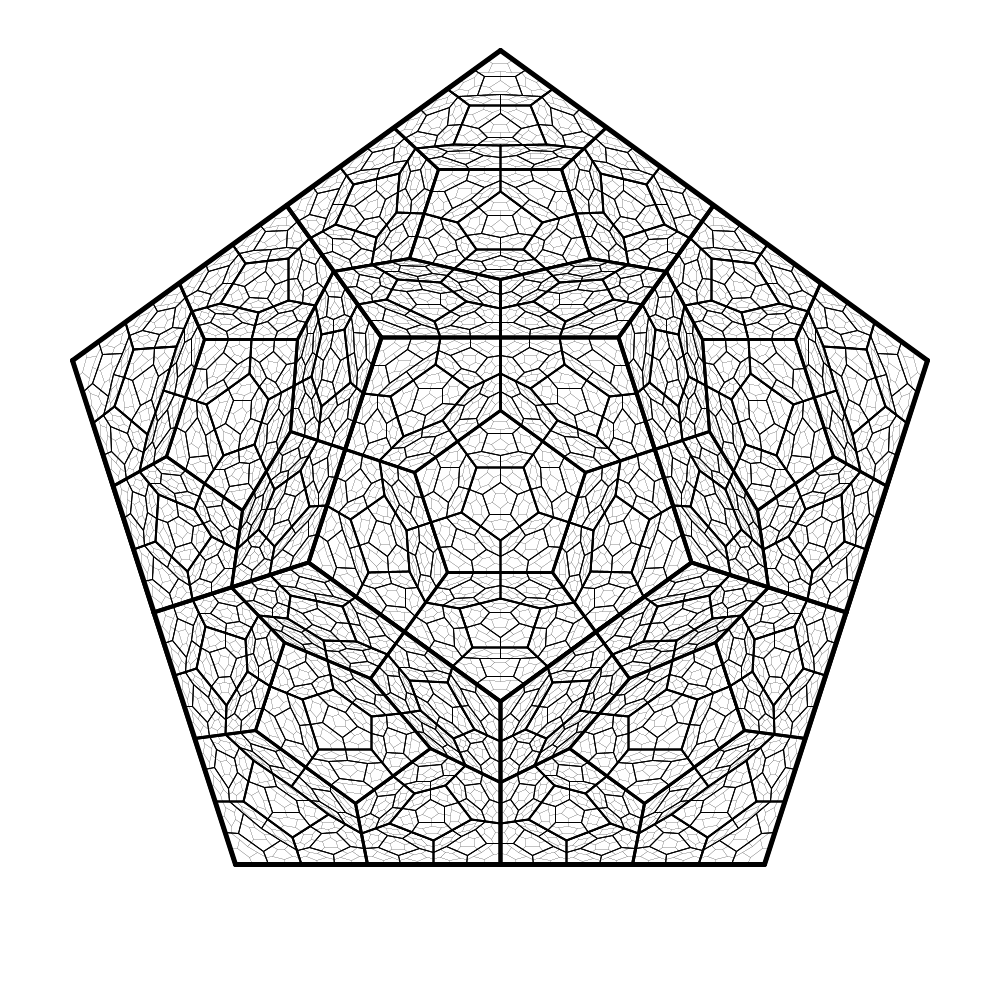
Frame 1 (no input)
Frame 2 (the mouse pressed at the canvas centre, redrawn once): identical to frame 1, image omitted

The Processing sketch that drew this single still picture (run headless with seeded random() and noise(); the mouse was pressed at the canvas centre and the sketch redrawn once):

// Processing sketch: Sutcliffe_Pentagon
// ── Sutcliffe_Pentagon.pde
Sutcliffe p; 
int level_max = 6;
float _strutFactor = 0.2;
int size = 450;

void setup()
{
    size(1000, 1000); 
    smooth();
    noLoop();
}

void draw()
{
    translate(width / 2, height / 2);
    background(255);
    //size++;
    p = new Sutcliffe();
}

class Sutcliffe
{            
    PVector[] pointArr = new PVector[5];      
    Segment root;          
                    
    Sutcliffe()
    {                       
        int step = 360 / 5;
        
        for (int i = -18, j = 0; i < 360 - 18; i += step, j++)
        { 
            pointArr[j] = new PVector(size * cos(radians(i)), size * sin(radians(i)));      
        }
        
        root = new Segment(0, 0, pointArr);
        root.draw();
    }                      
}            

class Segment
{      
    int level, num;        
    PVector[] oPoints = {};
    PVector[] mPoints = {};  
    PVector[] pPoints = {};
    Segment[] children = {};
    
    Segment(int lev, int n, PVector[] points)
    {  
        level = lev;        
        num = n;          
        
        oPoints = points;
        mPoints = calculateMids();
        pPoints = calculateStruts();
        
        if ((level + 1) < level_max)
        {
        Segment child = new Segment(level + 1, 0, pPoints);
        children = (Segment[])append(children, child);
        
        for (int i = 0; i < oPoints.length; i++)
        {
            int next = i - 1;
            if (next < 0) { next += oPoints.length; }
            
            PVector[] newPoints = { pPoints[i], mPoints[i],
            oPoints[i], mPoints[next], pPoints[next] };
            
            child = new Segment(level + 1, i + 1, newPoints);
            children = (Segment[])append(children, child);
        } 
        }    
    }      
    
    PVector[] calculateMids()
    {
        PVector[] mid_points = new PVector[oPoints.length];
        
        for (int i = 0; i < oPoints.length; i++)
        {      
        int next = i + 1;            
        if (next == oPoints.length) { next = 0; }

        mid_points[i] = calcMidPoint(oPoints[i], oPoints[next]);;            
        }
        
        return mid_points;            
    }              
        
    PVector calcMidPoint(PVector end1, PVector end2)
    {    
        PVector m = new PVector(0, 0); 
        
        if (end1.x > end2.x) m.x = end2.x + ((end1.x - end2.x)/2);        
        else m.x = end1.x + ((end2.x - end1.x)/2);    
        
        if (end1.y > end2.y) m.y = end2.y + ((end1.y - end2.y)/2);      
        else m.y = end1.y + ((end2.y - end1.y)/2);    
            
        return m;     
    }
    
    PVector[] calculateStruts()
    {
        PVector[] strutArray = new PVector[mPoints.length];
        for (int i = 0; i < mPoints.length; i++)
        {
        int nexti = i+3;
        if (nexti >= mPoints.length) { nexti -= mPoints.length; }
        
        PVector thisSP = calcProjPoint(mPoints[i], oPoints[nexti]); 
        strutArray[i] = thisSP;
        } 
        return strutArray;
    }
        
    PVector calcProjPoint(PVector mp, PVector op)
    {
        PVector p = new PVector(0, 0);
        float adj, opp;
        
        if (op.x > mp.x) opp = op.x - mp.x;  
        else opp = mp.x - op.x;   
        
        if (op.y > mp.y) adj = op.y - mp.y;
        else adj = mp.y - op.y;
        
        if (op.x > mp.x)p.x = mp.x + (opp * _strutFactor);
        else p.x = mp.x - (opp * _strutFactor); 
        
        if (op.y > mp.y) p.y = mp.y + (adj * _strutFactor);  
        else p.y = mp.y - (adj * _strutFactor);
        
        return p;  
    }
        
    
    void draw()
    {
        strokeWeight(5 - level);
        for (int i = 0; i < oPoints.length; i++)
        {
        int next = i + 1;          
        if (next == oPoints.length) { next = 0; }  
        line(oPoints[i].x, oPoints[i].y, oPoints[next].x, oPoints[next].y);  
        }   

        strokeWeight(0.5);
        fill(255, 150);
        for (int k = 0; k < children.length; k++)
        {
        children[k].draw();
        } 
    }
}
